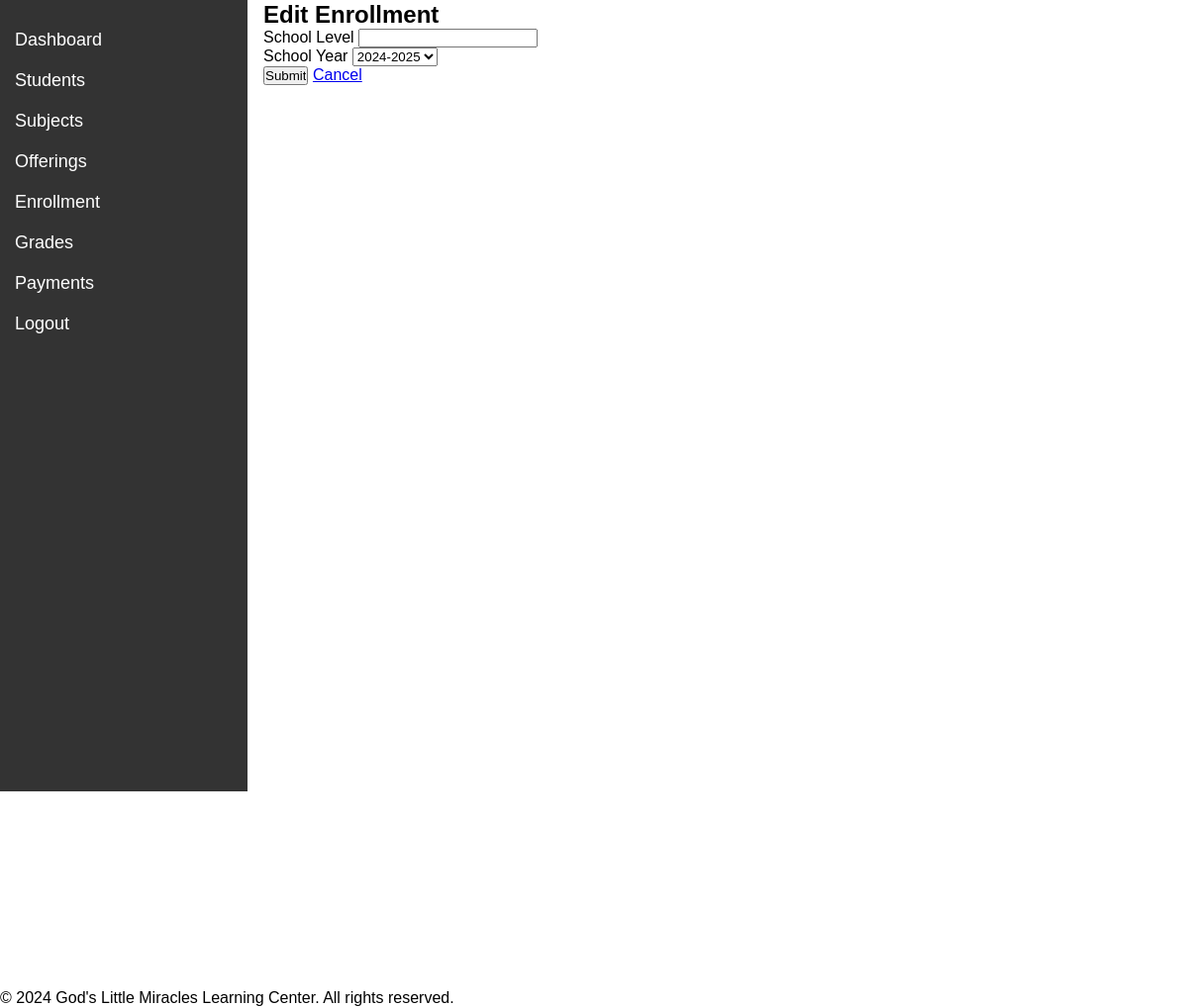
Before: /teacher/edit_enrollment.php?StudentID=9 (signed in) with the older database file.
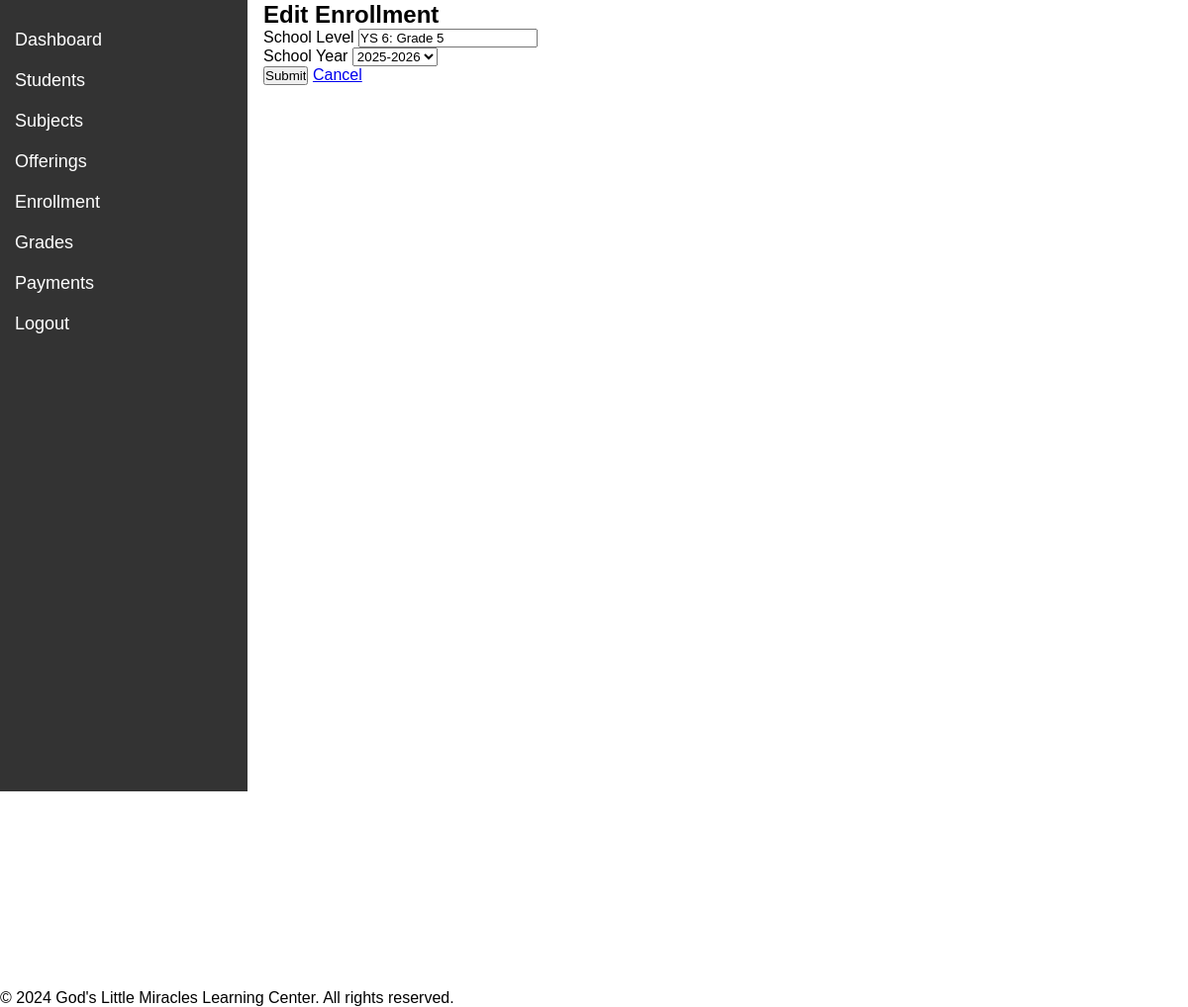
After: the same page with the newer database file.
### tables this page shows
CREATE TABLE `enrollment` (
  `EnrollmentID` int(11) NOT NULL,
  `StudentID` int(11) NOT NULL,
  `OfferingID` int(11) NOT NULL,
  `EnrollmentDate` date DEFAULT curdate(),
  `Status` enum('Active','Completed','Withdrawn') DEFAULT 'Active',
  `SchoolLevel` varchar(50) DEFAULT NULL,
  `IsActive` tinyint(1) DEFAULT 1
);

### teacher/edit_enrollment.php (the view, shortened to what this page needs)
<?php
require_once '../includes/config.php';
$studentID = $_GET['StudentID'] ?? '';
if ($stmt = $pdo->prepare("
    SELECT e.SchoolLevel, o.OfferingID, o.SchoolYear
    FROM enrollment e
    JOIN offerings o ON e.OfferingID = o.OfferingID
    WHERE e.StudentID = :studentID
")) {
    $stmt->bindParam(":studentID", $studentID, PDO::PARAM_INT);
    if ($stmt->execute()) {
        $enrollment = $stmt->fetch(PDO::FETCH_ASSOC);
        $schoolLevel = $enrollment['SchoolLevel'];
        $offeringID = $enrollment['OfferingID'];
    } else {
        echo "Oops! Something went wrong. Please try again later.";
    }
}
$offerings = [];
$offeringStmt = $pdo->query("SELECT OfferingID, SchoolYear FROM offerings ORDER BY SchoolYear DESC");
if ($offeringStmt) {
    $offerings = $offeringStmt->fetchAll(PDO::FETCH_ASSOC);
}
?>
<!DOCTYPE html>
<html lang="en">
<head>
    <link rel="stylesheet" href="../css/teacher_style.css">
</head>
<body>
    <?php include 'sidebar2.php'; ?>
    <div class="teacher-content">
        <h2>Edit Enrollment</h2>
        <form action="<?php echo htmlspecialchars(basename($_SERVER['REQUEST_URI'])); ?>" method="post">
            <div class="form-group">
                <label>School Level</label>
                <input type="text" name="schoolLevel" class="form-control" value="<?php echo htmlspecialchars($schoolLevel); ?>" required>
            </div>
            <div class="form-group">
                <label>School Year</label>
                <select name="offeringID" class="form-control" required>
                    <?php foreach ($offerings as $offering): ?>
                        <option value="<?php echo htmlspecialchars($offering['OfferingID']); ?>" <?php echo ($offeringID == $offering['OfferingID']) ? 'selected' : ''; ?>>
                            <?php echo htmlspecialchars($offering['SchoolYear']); ?>
                        </option>
                    <?php endforeach; ?>
                </select>
            </div>
            <input type="submit" class="btn" value="Submit">
            <a href="manage_enrollment.php" class="btn">Cancel</a>
        </form>
    </div>
    <?php include '../includes/footer.php'; ?>
</body>
</html>

Changed rows visible on the page:
added enrollment: schoolLevel "YS 6: Grade 5"
Other visible differences:
form field offeringID: "2024-2025" → "2025-2026"
